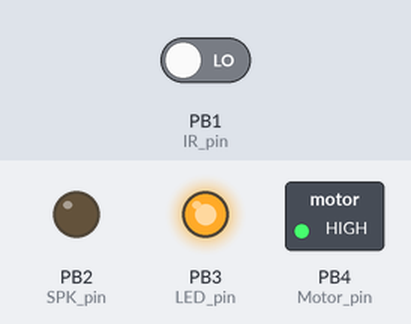
This sketch was run on a simulated ATtiny85, built with avr-gcc and run on an emulated ATtiny85. On the bench: switched loads named in the sketch (green lamp = pin HIGH), output pins drawn as LEDs (lit = HIGH). Wiring (inferred from the names in the program): IR receiver: data PB1. The inputs (shaded band) are chosen by the test bench; at power-on: PB1 (IR_pin) LOW. Sleep ends after the set time or at an interrupt.

Above: at 0.3 s.
At 2.1 s:
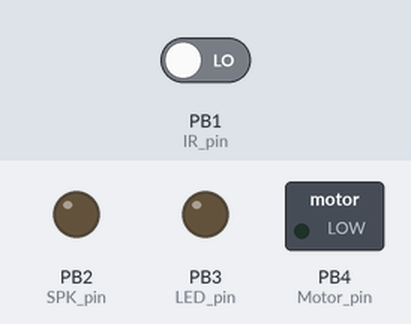
Timing chart, 0 to 3.6 s (numbered marks = the images above):
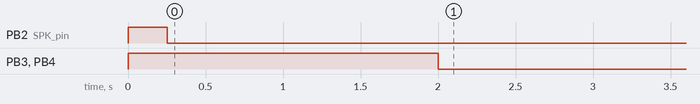

Measured:
- by itself, PB2 (SPK_pin): HIGH → LOW at 0.25 s
- by itself, PB3 (LED_pin), PB4 (Motor_pin): HIGH → LOW at 2.0 s

The sketch:

IR_Target_basic_attiny85.ino
```cpp
// (licence header left out)
//includes
#include <avr/power.h>                      //needed for disabling/enabling chip parts during sleep/wakeup
#include <avr/sleep.h>
//#include <avr/wdt.h>                      //watch dog timer, makes it easier to wake processor after time, not used currently
//#include <avr/interrupt.h>

//Pins
uint8_t LED_pin     = 3;
uint8_t SPK_pin     = 2;
uint8_t Motor_pin   = 4;
uint8_t IR_pin      = 1;
unsigned long sleeptimer;
uint16_t beeptime   = 250;                  //how long to beep for after a hit
uint16_t feeltime   = 2000;                 //how long for the motor and led to stay on after a hit
uint16_t sleeptime  = 10000;                //how long to stay awake for before going to sleep


void setup() {
//        Serial.begin(9600);                  //only works on Arduino boards
        pinMode(LED_pin, OUTPUT);
        pinMode(SPK_pin, OUTPUT);
        pinMode(Motor_pin, OUTPUT);
        pinMode(IR_pin, INPUT);
        ADCSRA &= ~(1<<ADEN);                  //Disable ADC, saves ~230uA on attiny
        Hit();                                 //use this as a boot seq for now, shows that Motor/LED/buzzer works
        sleeptimer = millis();                 //reset the sleeptimer
}


void loop() {
        IR_receive();                          //check for IR signal
        if(millis() - sleeptimer > beeptime){
            analogWrite(SPK_pin, 0);           //stop the buzzer
        }
        if(millis() - sleeptimer > feeltime){  //stop the LED/Motor stays on longer then buzzer
             digitalWrite(LED_pin,LOW);        //LED off
             digitalWrite(Motor_pin,LOW);      //Motor off
        }
        if(millis() - sleeptimer > sleeptime){
            sleep();                           //sleep time to save battery
        }
}

void Hit() {//This is what we do when we detect a hit
        digitalWrite(LED_pin,HIGH);
        digitalWrite(Motor_pin,HIGH);
        analogWrite(SPK_pin, 255);             //using PWM to generate our tone
        sleeptimer = millis();                 //reset the sleeptimer
//        Serial.println(F("HIT!"));
}


void sleep() {
        GIMSK |= _BV(PCIE);             // Enable Pin Change Interrupts
        PCMSK |= _BV(PCINT1);           // Use PB1 as interrupt pin  (IR)
        ADCSRA &= ~_BV(ADEN);           // ADC off, should already be off anyway
        MCUCR |= _BV(SM1); MCUCR &= ~_BV(SM0); // Select "Power-down" sleep mode
        sleep_enable();                 // Sets the Sleep Enable bit in the MCUCR Register (SE BIT)
        sei();                          // Enable interrupts
         sleep_cpu();                   // SLEEP
                                        //CPU will wake up here
        cli();                          // Disable interrupts
        PCMSK &= ~_BV(PCINT1);          // Turn off PB1 as interrupt pin (IR)
        sleep_disable();                // Clear SE bit
        //ADCSRA |= _BV(ADEN);          // Turn ADC back on, But we don't need it so leave it off to save power
        sei();                          // Enable interrupts,
        sleeptimer = millis();          // Reset the sleeptimer, we should be comming out of sleep now
}


ISR(PCINT0_vect) {
        // This is called when the interrupt occurs, but I don't need to do anything just return to loop.
}


void IR_receive() {//we only need to check if we get more then 14 bits
        uint16_t IR_MAXPULSE                = 2600;                 // Sony (Miles) header is 2400us, 1= 1200us, 0= 600us
        uint16_t IR_MAXPULSEGAP             = 750;                  // this is the timeout for the gaps between the bits and at the end, needs to be 600+tolerance
        uint8_t  IR_RESOLUTION              = 32;                   // needs to be a multiple of 4 if 16mhz. 8 for 8Mhz, 32 for 1Mhz
        uint8_t  IR_received_len            = 0;
        uint16_t highpulse, lowpulse;                               // temporary storage timing
        highpulse = lowpulse                = 0;                    // start out with no pulse length
        uint8_t currentpulse                = 0;                    // index for pulses we're storing
        uint8_t timedout                    = 0;
        uint16_t pulsetimeout               = IR_MAXPULSE / IR_RESOLUTION;
        uint16_t gaptimeout                 = IR_MAXPULSEGAP / IR_RESOLUTION;

        if(digitalRead(IR_pin) == LOW){                                          // If the receive pin is low a signal is being received.
            while (timedout == 0 ){
                 highpulse = lowpulse = 0;                                       // reset pulse timers
                 //while (PIND & (1 << IRRX_pin)) {                              // pin is still HIGH, this is faster but less compatible
                 while (digitalRead(IR_pin) == HIGH) {                           // digitalRead is slower but more compatible if porting to attiny
                       highpulse++;
                       delayMicroseconds(IR_RESOLUTION);
                       if (highpulse >= gaptimeout) {                            // If the pulse is too long, we 'timed out' - either nothing
                           timedout = 1;                                         // timedout so exit
                           //Serial.println(F(" Pulse timeout"));
                           //Serial.print(" Pulses: ");
                           //Serial.println(currentpulse);
                           IR_received_len = currentpulse;
                           if (currentpulse > 12){                               // Only process if enough data, should be header + 16 data bits for Milestag1 + parity, and about 14+ for MilesTag2
                               Hit();                                            // call our hit function (Lights and buzzer)
                           }
                           return;                                               // we've grabbed so far, and then reset
                       }
                }
                while (digitalRead(IR_pin) == LOW) {                             // pin is still LOW
                       lowpulse++;
                       delayMicroseconds(IR_RESOLUTION);
                       if (lowpulse >= pulsetimeout) {                           // If we get carrier that is too long to even be a header
                           //Serial.println(F("Pulse timeout. Signal too long, someone jamming/spamming us?"));
                           return;
                       }
                }
                currentpulse++;
            }
        }
}
```
